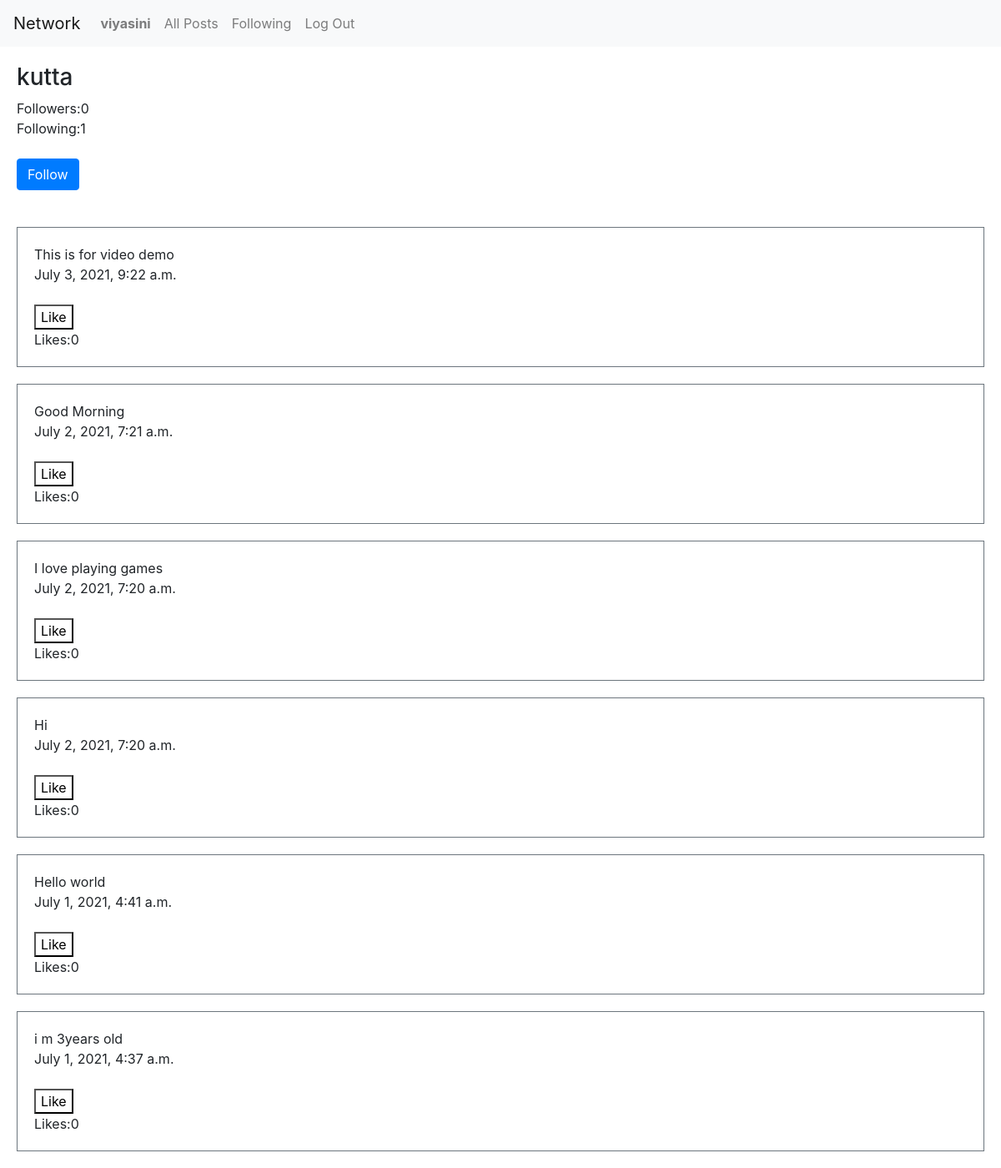
The app's page /profile/1 (signed in) with its own data.
### network/models.py (models this page shows, shortened)
class User(AbstractUser):
    pass

class Post(models.Model):
    user = models.ForeignKey(User,on_delete=CASCADE,related_name="user")
    post_content = models.CharField(max_length=200)
    time = models.DateTimeField(auto_now_add=True)
    likes = models.IntegerField(default=0)

### network/views.py (the view, shortened to what this page needs)
# urls.py: path("profile/<str:owner>", views.profile, name="profile"),
def profile(request, owner):
    owner = User.objects.get(id=owner)
    button = "Follow" if Follow.objects.filter(follower=request.user, following=owner).count() == 0 else "Unfollow"
    posts = Post.objects.filter(user=owner.id).order_by('-time')
    for post in posts:
        post.likes = Like.objects.filter(post = post.id).count()
        post.save()
    paginator = Paginator(posts, 10)
    page_number = request.GET.get('page')
    posts = paginator.get_page(page_number)
    return render(request, "network/profile.html", {
        "owner": owner,
        "followers": Follow.objects.filter(following=owner).count(),
        "following": Follow.objects.filter(follower=owner).count(),
        "posts": posts,
        "button": button
    })

### network/templates/network/profile.html (shortened to what this page needs)
{% extends "network/layout.html" %}
{% load static %}
{% block body %}
<div style="margin: 20px;">
    <h3>{{owner.username}}</h3>
    <div class="follower">Followers:{{followers}}</div>
    <div class="Following">Following:{{following}}</div>
    <br>
    <form action="{% url 'profile' owner.id %}" method="POST">
    {% if user.id != owner.id %}
    {% if button == "Follow" %}
        <button type="submit" class= "btn btn-primary" name="button" value="Follow">Follow</button>
    {% else %}
        <button type="submit" class="btn btn-danger" name="button" value="Unfollow">Unfollow</button>
    {% endif %}
    {% endif %}
    </form>
    <br>
</div>
<div id = "posts">
    {% for post in posts%}
    <div class="border border-secondary mt-2" style="padding:20px; margin: 20px;">
        <div id="post-{{post.id}}">{{post.post_content}}</div>
        <div>{{post.time}}</div>
        <br>
        <button id="like-btn-{{post.id}}" style="background-color: white;"  value="like" onclick="like('{{ post.id }}')">Like</button>
        <div id="like-count-{{post.id}}">Likes:{{post.likes}} </div>
    </div>
</div>
{% endfor %}
{% endblock %}

### network/templates/network/layout.html (shortened to what this page needs)
{% load static %}
<!DOCTYPE html>
<html lang="en">
    <head>
        <link rel="stylesheet" href="https://stackpath.bootstrapcdn.com/bootstrap/4.4.1/css/bootstrap.min.css">
        <link href="{% static 'network/styles.css' %}" rel="stylesheet">
    </head>
    <body>
        <nav class="navbar navbar-expand-lg navbar-light bg-light">
            <a class="navbar-brand" href="#">Network</a>
            <div>
              <ul class="navbar-nav mr-auto">
                {% if user.is_authenticated %}
                    <li class="nav-item">
                        <a class="nav-link" href="{% url 'profile' user.id %}"><strong>{{ user.username }}</strong></a>
                    </li>
                {% endif %}
                <li class="nav-item">
                  <a class="nav-link" href="{% url 'index' %}">All Posts</a>
                </li>
                {% if user.is_authenticated %}
                    <li class="nav-item">
                        <a class="nav-link" href="{% url 'following' %}">Following</a>
                    </li>
                    <li class="nav-item">
                        <a class="nav-link" href="{% url 'logout' %}">Log Out</a>
                    </li>
                {% endif %}
              </ul>
            </div>
          </nav>
        <div class="body">
            {% block body %}
            {% endblock %}
    </body>
</html>

### records on screen
User: username "viyasini"
User: username "kutta"
Post: post_content "This is for video demo", time "July 3, 2021, 9:22 a.m.", likes "0"
Post: post_content "Good Morning", time "July 2, 2021, 7:21 a.m.", likes "0"
Post: post_content "I love playing games", time "July 2, 2021, 7:20 a.m.", likes "0"
Post: post_content "Hi", time "July 2, 2021, 7:20 a.m.", likes "0"
Post: post_content "Hello world", time "July 1, 2021, 4:41 a.m.", likes "0"
Post: post_content "i m 3years old", time "July 1, 2021, 4:37 a.m.", likes "0"

### other values on screen
{{ followers }} "0"
{{ following }} "1"
